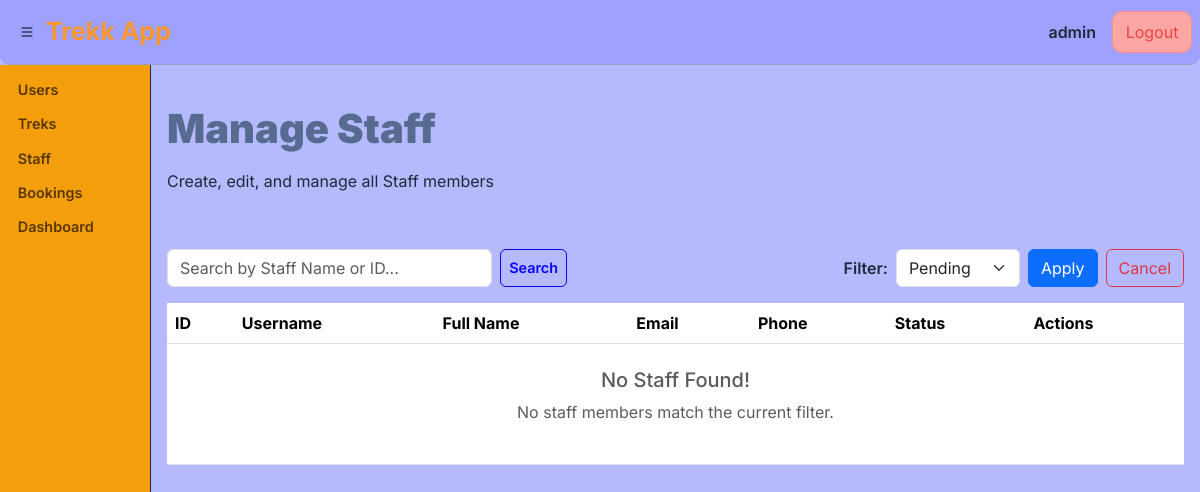
The app's page /admin/staff/validate_staffs (signed in), older data.
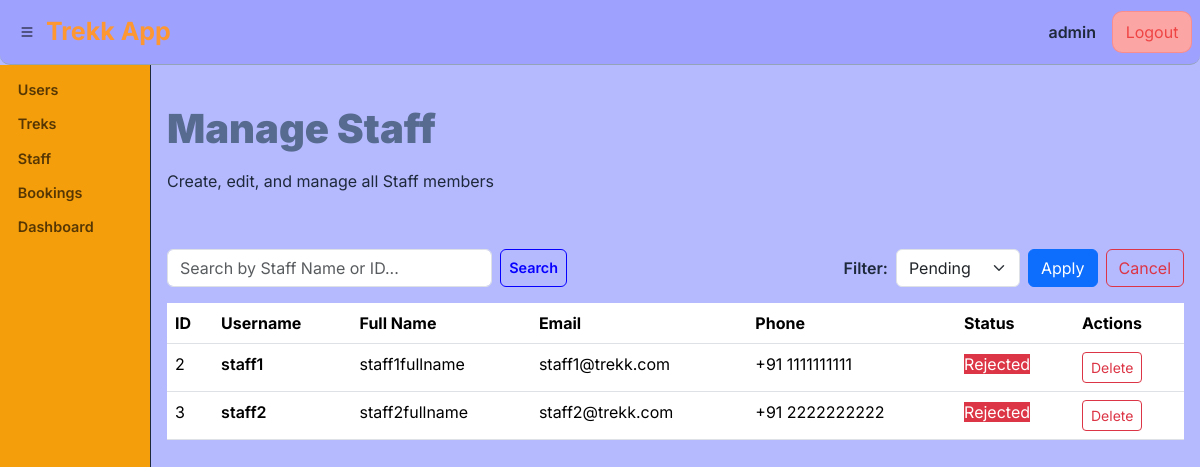
The same page, newer data.
### models.py (models this page shows, shortened)
class USER(UserMixin, db.Model): # user table(entity)
    __tablename__ = 'user'
    user_id = db.Column(db.Integer, primary_key=True, autoincrement=True) #user_id (primary key)
    username = db.Column(db.String(150), unique=True,nullable=False)
    email = db.Column(db.String(250),unique=True,nullable=False)
    fullname = db.Column(db.String(150),nullable=False)
    password = db.Column(db.String(250),nullable=False)
    phone_number = db.Column(db.String(20),nullable=True)
    role = db.Column(db.String(50),nullable=False, default="user") # user ,staff, admin
    status = db.Column(db.String(50),nullable=False, default="inactive") # active or inactive or blacklisted
    is_validated = db.Column(db.Boolean, default=False) # for admin to verify the user!
    qualification = db.Column(db.String(300),nullable=True) #null for users & bit mandate for staff
    date_of_create = db.Column(db.DateTime, default=datetime.utcnow)
    trek_bookings = db.relationship("BOOKING", backref="user", lazy=True)
    assigned_trek_staff = db.relationship("TREKK", backref="staff", lazy=True,  )

### routes/admin_route.py (the view, shortened to what this page needs)
@admin_bp.route("/staff/validate_staffs" , methods=['GET','POST'])
@role_validator("admin")
def validate_staff():
    validation_list = USER.query.filter_by(role='staff', is_validated=False).all()
    current_filter = "Pending"
    return render_template(
        "admin/validate_staff.html", validation_list=validation_list,
        current_filter=current_filter
    )

### routes/admin_route.py (called while the page is built)
def login_validator(func):
    @wraps(func)
    def decorated(*a, **kw):
        if 'user_id' not in session:
            flash("Please Log in to your Account First!", "warning")
            return redirect(url_for('auth.main'))
        return func(*a, **kw)
    return decorated

def role_validator(*roles):
    def wrapper(func):
        @wraps(func)
        @login_validator
        def decorated(*a, **kw):
            if session.get('role') not in roles:
                flash("Invalid User! Access Forbiden.", "danger")
                return redirect(url_for('auth.main'))
            return func(*a, **kw)
        return decorated
    return wrapper

### templates/admin/validate_staff.html (shortened to what this page needs)
{% extends "base.html" %}
{% block content %}
<div class="page-heading d-flex justify-content-between align-items-center mb-4">
  <div>
    <h2>Manage Staff</h2>
    <p>Create, edit, and manage all Staff members </p>
  </div>
</div>
<div class="d-flex justify-content-between mb-3">
    <form method="GET" action="{{ url_for('admin.find_staff') }}" class="d-flex" style="max-width: 400px; width: 100%;">
        <input type="text" username="s" value="{{ s }}" class="form-control me-2" placeholder="Search by Staff Name or ID...">
        <button class="btn btn-outline-custom" type="submit">Search</button>
    </form>
    <form action="{{ url_for('admin.validate_staff') }}" method="POST" class="d-flex align-items-center">
        <label for="validation" class="me-2 fw-semibold">Filter:</label>
        <select name="validation" id="validation" class="form-select me-2" style="width: auto;">
            <option value="Pending" {% if current_filter == 'Pending' %}selected{% endif %}>Pending</option>
        </select>
        <button type="submit" class="btn btn-primary">Apply</button>
        <a href="{{ url_for('admin.find_staff' ) }}" class="btn ms-2 btn-outline-danger"> Cancel</a>
    </form>
</div>
<div >
    <table class="table">
      <thead>
        <tr>
            <th>ID</th>
            <th>Username</th>
            <th>Full Name</th>
            <th>Email</th>
            <th>Phone</th>
            <th>Status</th>
            <th>Actions</th>
        </tr>
      </thead>
      <tbody>
      {% for st in validation_list %}
      <tr>
        <td>{{ st.user_id }}</td>
        <td class="fw-semibold">{{ st.username }}</td>
        <td>{{ st.fullname }}</td>
        <td>{{ st.email }}</td>
        <td>+91 {{ st.phone_number }}</td>
        <td>
            {% if st.status == 'blacklisted' %}
                <span class="status-badge bg-danger text-white border-danger">Rejected</span>
            {% elif st.is_validated %}
                <span class="status-badge bg-success text-white border-success">Approved</span>
            {% else %}
                <span class="status-badge bg-warning text-dark border-warning">Pending</span>
            {% endif %}
        </td>
        <td>
        {% if not st.is_validated and st.status != 'blacklisted' %}
            <form method="POST" action="{{ url_for('admin.approve_staff', user_id=st.user_id) }}" class="d-inline">
                <button type="submit" class="btn btn-sm btn-outline-success me-1">Approve</button>
            </form>
            <form method="POST" action="{{ url_for('admin.reject_staff', user_id=st.user_id) }}" class="d-inline" onsubmit="return confirm('Reject and blacklist this Staff member?')">
                <button type="submit" class="btn btn-sm btn-outline-danger">Reject</button>
            </form>
        {% elif st.is_validated %}
            <form method="POST" action="{{ url_for('admin.reject_staff', user_id=st.user_id) }}" class="d-inline" onsubmit="return confirm('Reject and blacklist this Staff member?')">
                <button type="submit" class="btn btn-sm btn-outline-danger">Blacklist</button>
            </form>
        {% elif st.status =='blacklisted'  %}
            <form method="POST" action="" class="d-inline" onsubmit="return confirm('Delete the Staff member?')">
                <button type="submit" class="btn btn-sm btn-outline-danger">Delete</button>
            </form>
        {% endif %}
        </td>
      </tr>
      {% else %}
      <tr>
          <td colspan="7" class="text-muted text-center py-4">
              <h5>No Staff Found!</h5>
              <p>No staff members match the current filter.</p>
          </td>
      </tr>
      {% endfor %}
      </tbody>
    </table>
</div>
{% endblock %}

Row changes from the older to the newer data that the page shows:
added USER: user_id "2", username "staff1", fullname "staff1fullname", email "staff1@trekk.com", phone_number "1111111111", status "Rejected", is_validated "Delete"
added USER: user_id "3", username "staff2", fullname "staff2fullname", email "staff2@trekk.com", phone_number "2222222222", status "Rejected", is_validated "Delete"
Text that changed along with them:
text no longer shown: "No Staff Found! No staff members match the current filter."
